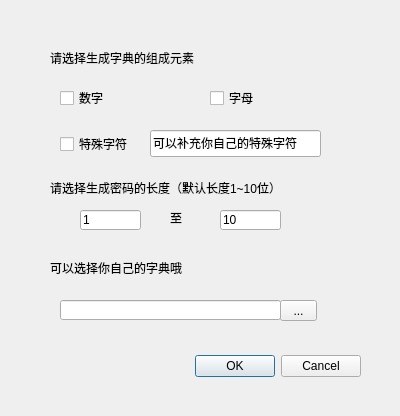
<?xml version="1.0" encoding="UTF-8"?>
<ui version="4.0">
 <class>DialogDict</class>
 <widget class="QDialog" name="DialogDict">
  <property name="geometry">
   <rect>
    <x>0</x>
    <y>0</y>
    <width>400</width>
    <height>416</height>
   </rect>
  </property>
  <property name="windowTitle">
   <string>字典选择</string>
  </property>
  <widget class="QDialogButtonBox" name="buttonBox">
   <property name="geometry">
    <rect>
     <x>20</x>
     <y>350</y>
     <width>341</width>
     <height>32</height>
    </rect>
   </property>
   <property name="orientation">
    <enum>Qt::Horizontal</enum>
   </property>
   <property name="standardButtons">
    <set>QDialogButtonBox::Cancel|QDialogButtonBox::Ok</set>
   </property>
  </widget>
  <widget class="QLabel" name="label">
   <property name="geometry">
    <rect>
     <x>50</x>
     <y>50</y>
     <width>171</width>
     <height>16</height>
    </rect>
   </property>
   <property name="text">
    <string>请选择生成字典的组成元素</string>
   </property>
  </widget>
  <widget class="QLabel" name="label_2">
   <property name="geometry">
    <rect>
     <x>50</x>
     <y>180</y>
     <width>231</width>
     <height>16</height>
    </rect>
   </property>
   <property name="text">
    <string>请选择生成密码的长度（默认长度1~10位）</string>
   </property>
  </widget>
  <widget class="QLineEdit" name="shortLength">
   <property name="enabled">
    <bool>true</bool>
   </property>
   <property name="geometry">
    <rect>
     <x>80</x>
     <y>210</y>
     <width>61</width>
     <height>20</height>
    </rect>
   </property>
   <property name="mouseTracking">
    <bool>true</bool>
   </property>
   <property name="inputMask">
    <string/>
   </property>
   <property name="text">
    <string>1</string>
   </property>
  </widget>
  <widget class="QLabel" name="label_3">
   <property name="geometry">
    <rect>
     <x>170</x>
     <y>210</y>
     <width>21</width>
     <height>16</height>
    </rect>
   </property>
   <property name="text">
    <string>至</string>
   </property>
  </widget>
  <widget class="QLabel" name="label_4">
   <property name="geometry">
    <rect>
     <x>50</x>
     <y>260</y>
     <width>151</width>
     <height>16</height>
    </rect>
   </property>
   <property name="text">
    <string>可以选择你自己的字典哦</string>
   </property>
  </widget>
  <widget class="QLineEdit" name="lineEdit_3">
   <property name="geometry">
    <rect>
     <x>60</x>
     <y>300</y>
     <width>221</width>
     <height>20</height>
    </rect>
   </property>
  </widget>
  <widget class="QLineEdit" name="longlength">
   <property name="geometry">
    <rect>
     <x>220</x>
     <y>210</y>
     <width>61</width>
     <height>20</height>
    </rect>
   </property>
   <property name="text">
    <string>10</string>
   </property>
  </widget>
  <widget class="QToolButton" name="toolButton">
   <property name="geometry">
    <rect>
     <x>280</x>
     <y>300</y>
     <width>37</width>
     <height>21</height>
    </rect>
   </property>
   <property name="text">
    <string>...</string>
   </property>
  </widget>
  <widget class="QLineEdit" name="specialCharacterEdit">
   <property name="geometry">
    <rect>
     <x>150</x>
     <y>130</y>
     <width>171</width>
     <height>27</height>
    </rect>
   </property>
   <property name="font">
    <font>
     <family>Andalus</family>
    </font>
   </property>
   <property name="text">
    <string>可以补充你自己的特殊字符</string>
   </property>
  </widget>
  <widget class="QCheckBox" name="checkBox">
   <property name="geometry">
    <rect>
     <x>60</x>
     <y>90</y>
     <width>71</width>
     <height>16</height>
    </rect>
   </property>
   <property name="text">
    <string>数字</string>
   </property>
  </widget>
  <widget class="QCheckBox" name="checkBox_2">
   <property name="geometry">
    <rect>
     <x>210</x>
     <y>90</y>
     <width>71</width>
     <height>16</height>
    </rect>
   </property>
   <property name="text">
    <string>字母</string>
   </property>
  </widget>
  <widget class="QWidget" name="">
   <property name="geometry">
    <rect>
     <x>60</x>
     <y>130</y>
     <width>212</width>
     <height>29</height>
    </rect>
   </property>
   <layout class="QHBoxLayout" name="horizontalLayout">
    <item>
     <widget class="QCheckBox" name="checkBox_3">
      <property name="text">
       <string>特殊字符</string>
      </property>
     </widget>
    </item>
   </layout>
  </widget>
 </widget>
 <resources/>
 <connections>
  <connection>
   <sender>buttonBox</sender>
   <signal>accepted()</signal>
   <receiver>DialogDict</receiver>
   <slot>accept()</slot>
   <hints>
    <hint type="sourcelabel">
     <x>238</x>
     <y>364</y>
    </hint>
    <hint type="destinationlabel">
     <x>157</x>
     <y>274</y>
    </hint>
   </hints>
  </connection>
  <connection>
   <sender>buttonBox</sender>
   <signal>rejected()</signal>
   <receiver>DialogDict</receiver>
   <slot>reject()</slot>
   <hints>
    <hint type="sourcelabel">
     <x>306</x>
     <y>370</y>
    </hint>
    <hint type="destinationlabel">
     <x>286</x>
     <y>274</y>
    </hint>
   </hints>
  </connection>
 </connections>
</ui>
